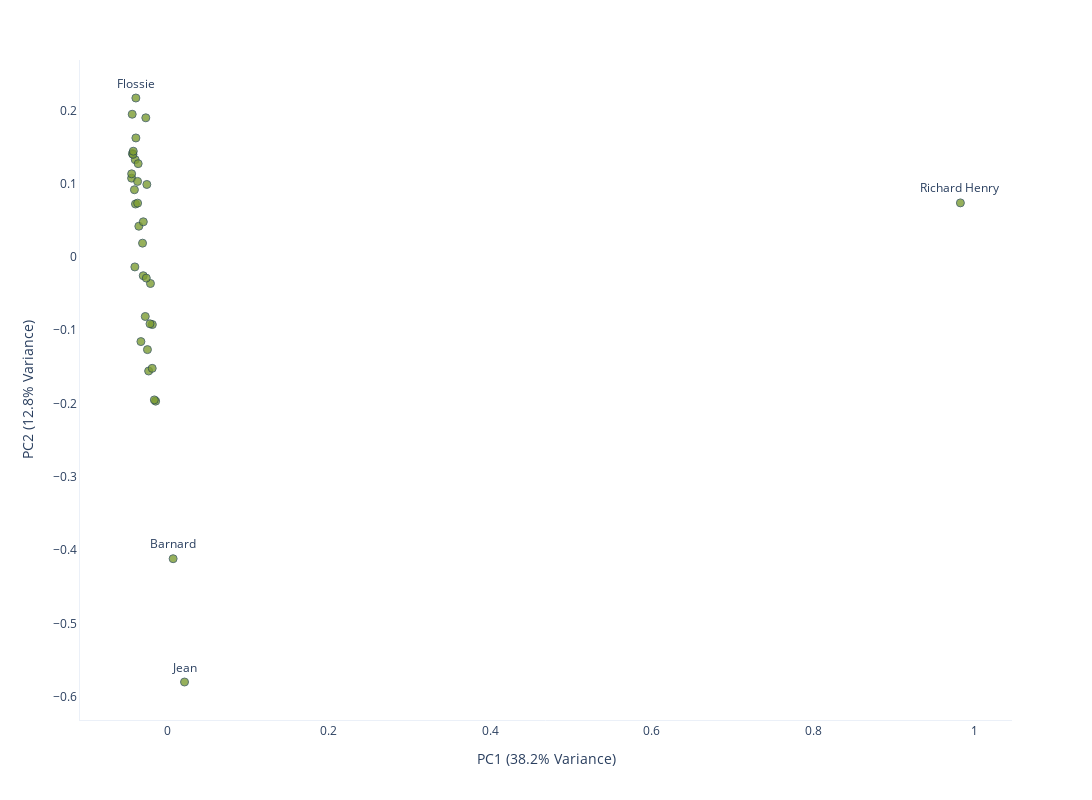

The cell this chart's notebook holds for it:
### Code cell
fig = px.scatter(x=plink2['PC1'], 
                 y=plink2['PC2'], 
                 #color=colors, 
                 color_discrete_sequence=kakapo_colors,
                 width=1200, height=800,
                 #text=plink2["#IID"],
                 template="plotly_white")

rh = plink2[plink2['#IID'] == "Richard_Henry"]
fig.add_annotation(x=float(rh['PC1']), y=float(rh['PC2']), text="Richard Henry", showarrow=False, yshift=15)

rh = plink2[plink2['#IID'] == "Barnard"]
fig.add_annotation(x=float(rh['PC1']), y=float(rh['PC2']), text="Barnard", showarrow=False, yshift=15)

rh = plink2[plink2['#IID'] == "Jean"]
fig.add_annotation(x=float(rh['PC1']), y=float(rh['PC2']), text="Jean", showarrow=False, yshift=15)

rh = plink2[plink2['#IID'] == "Flossie"]
fig.add_annotation(x=float(rh['PC1']), y=float(rh['PC2']), text="Flossie", showarrow=False, yshift=15)


fig.update_traces(marker=dict(size=8, opacity=0.8, line=dict(width=1, color='DarkSlateGray')))
fig.update_layout(showlegend=False)
fig.update_layout(xaxis=dict(showgrid=False, zeroline=False, showline=True, title="PC1 (38.2% Variance)"))
fig.update_layout(yaxis=dict(showgrid=False, zeroline=False, showline=True, title="PC2 (12.8% Variance)"))
fig.update_traces(textposition='bottom center')
#fig.update_layout(paper_bgcolor="white")
#fig.update_layout(plot_bgcolor="#f6f6f6")

#fig.add_annotation(x=0.578114, y=-0.024875, text="Richard Henry", showarrow=False, yshift=15) #, yshift=0.001)

fig.write_image("global_pca_founders35.svg")
fig.write_image("global_pca_founders35.png")



fig

### Figure 1 — Plotly figure (JSON) as saved in the notebook; plotly's stock layout.template omitted (floating-point values rounded to 4 significant figures)
{"data": [{"hovertemplate": "x=%{x}<br>y=%{y}<extra></extra>", "legendgroup": "", "marker": {"color": "#7D9D33", "line": {"color": "DarkSlateGray", "width": 1}, "opacity": 0.8, "size": 8, "symbol": "circle"}, "mode": "markers", "name": "", "orientation": "v", "showlegend": false, "textposition": "bottom center", "type": "scatter", "x": [-0.01818, -0.0394, -0.0294, -0.02048, -0.02275, -0.02422, -0.03571, -0.01833, -0.04384, -0.04311, -0.02497, -0.04378, -0.03488, -0.03905, -0.0269, -0.03981, -0.03231, -0.04278, -0.02626, -0.03645, -0.03854, -0.04209, -0.0364, -0.03856, -0.01406, -0.0303, -0.02935, 0.9821, 0.007571, 0.02169, -0.04036, -0.04177, -0.02105, -0.02566, -0.01568], "xaxis": "x", "y": [-0.09215, 0.1327, -0.02557, -0.03618, -0.1555, -0.1264, 0.1273, -0.1519, 0.1075, 0.1947, 0.09889, 0.1134, 0.04195, 0.07223, -0.08117, -0.01356, -0.1154, 0.141, 0.1898, 0.1031, 0.1623, 0.1399, 0.07343, 0.2168, -0.1966, 0.01885, 0.04796, 0.07377, -0.4115, -0.5797, 0.09172, 0.1442, -0.09118, -0.02879, -0.1949], "yaxis": "y"}], "layout": {"annotations": [{"showarrow": false, "text": "Richard Henry", "x": 0.9821, "y": 0.07377, "yshift": 15}, {"showarrow": false, "text": "Barnard", "x": 0.007571, "y": -0.4115, "yshift": 15}, {"showarrow": false, "text": "Jean", "x": 0.02169, "y": -0.5797, "yshift": 15}, {"showarrow": false, "text": "Flossie", "x": -0.03856, "y": 0.2168, "yshift": 15}], "height": 800, "legend": {"tracegroupgap": 0}, "margin": {"t": 60}, "showlegend": false, "width": 1200, "xaxis": {"anchor": "y", "autorange": true, "domain": [0, 1], "range": [-0.107, 1.045], "showgrid": false, "showline": true, "title": {"text": "PC1 (38.2% Variance)"}, "type": "linear", "zeroline": false}, "yaxis": {"anchor": "x", "autorange": true, "domain": [0, 1], "range": [-0.6315, 0.2686], "showgrid": false, "showline": true, "title": {"text": "PC2 (12.8% Variance)"}, "type": "linear", "zeroline": false}}}
